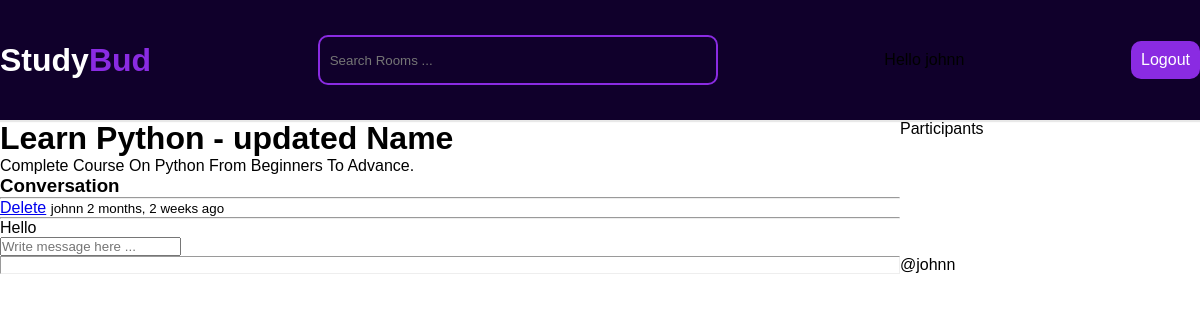
Screenshot of /room/1/ (signed in) with the database file from the repository.
### myApp/models.py (models this page shows, shortened)
class Room(models.Model):
    host = models.ForeignKey(User,on_delete=models.SET_NULL,null=True)
    topic = models.ForeignKey(Topic,on_delete=models.SET_NULL,null=True)
    name = models.CharField(max_length=200)
    description = models.TextField(null=True,blank=True)
    participants = models.ManyToManyField(User,related_name='participants',blank=True)
    updated = models.DateTimeField(auto_now=True)
    created = models.DateTimeField(auto_now_add=True)
    class Meta:
        ordering = ['-updated','-created']

class Message(models.Model):
    user = models.ForeignKey(User,on_delete=models.CASCADE)
    room = models.ForeignKey(Room,on_delete=models.CASCADE)
    body = models.TextField()
    updated = models.DateTimeField(auto_now=True)
    created = models.DateTimeField(auto_now_add=True)
    class Meta:
        ordering = ['-updated','-created']

### myApp/views.py (the view, shortened to what this page needs)
# urls.py: path('room/<str:pk>/',views.room,name='room'),
def room(request, pk):
    room = Room.objects.get(id=pk)
    room_messages = room.message_set.all()
    participants = room.participants.all()
    context = {'room': room, 'room_messages': room_messages,
               'participants': participants}
    return render(request, 'myApp/room.html', context)

### myApp/templates/myApp/room.html (shortened to what this page needs)
{% extends 'main.html' %}
{% block content %}
<div class="room-container">
    <div>
<h1>{{room.name}}</h1>
<p>{{room.description}}</p>
<div class="comment-wrapper">
    <h3>Conversation</h3>
    <hr>
    {% for message in room_messages%}
    <div>
        {% if request.user == message.user %}
        <a href="{%url 'delete-message' message.id %}">Delete</a>
        {% endif %}
        <small>{{message.user}} {{message.created|timesince}} ago</small>
        <hr>
        <p>{{message.body}}</p>
    </div>
    {% endfor %}
</div>
{% if request.user.is_authenticated%}
<div>
    <div class="comment-form">
        <form method="POST">
            <input type="text" name="body" placeholder="Write message here ...">
        </form>
    </div>
</div>
{% endif %}
</div>
<div>Participants</div>
<hr>
{% for user in participants%}
<div>
    <p>@{{user.username}}</p>
</div>
{% endfor %}
</div>
{% endblock content%}

### static/styles/main.css (style rules this page uses)
* { margin: 0; padding: 0; box-sizing: border-box; }
body { background-color: #ffffff; font-family: Arial, fantasy; }

### myApp/templates/myApp/room.html (style rules this page uses)
.room-container { display: grid; grid-template-columns: 3fr 1fr; }

### rows the page displays
Room: name "Learn Python - updated Name", description "Complete Course On Python From Beginners To Advance."
Message: shows "Delete", user "johnn", created "2 months, 2 weeks", body "Hello"

### other values shown
{{ user.username }} "johnn"
